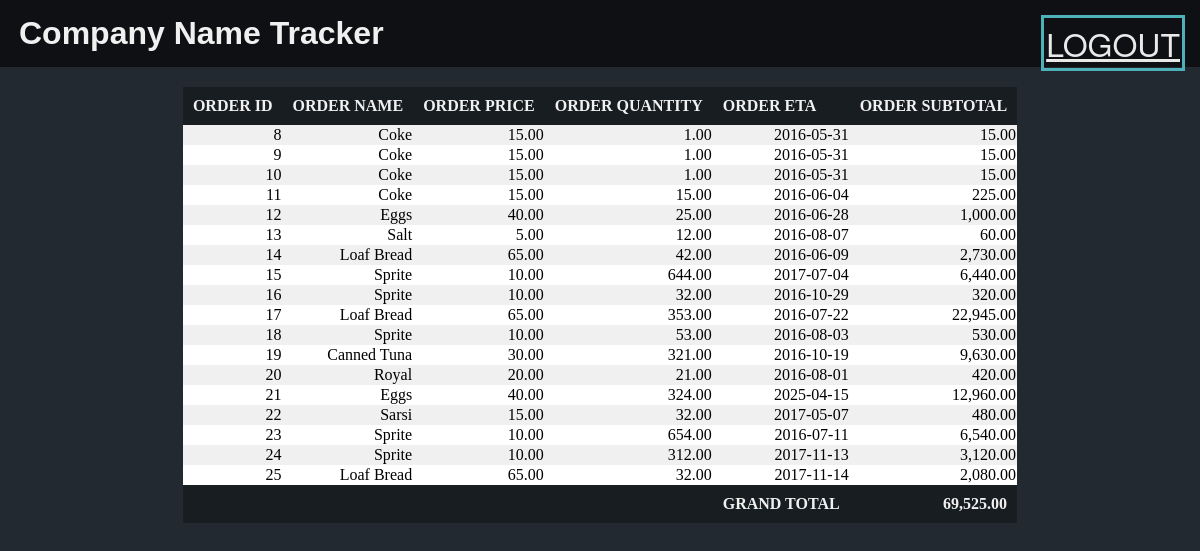
Page /realtime_order_tracking/view/OrderTracker.php (signed in) on the committed database.
### tables this page shows
CREATE TABLE `orders` (
  `order_id` int(11) NOT NULL AUTO_INCREMENT,
  `order_item` int(11) NOT NULL,
  `order_quantity` int(11) NOT NULL,
  `order_eta` date NOT NULL,
  PRIMARY KEY (`order_id`)
);

CREATE TABLE `items` (
  `item_id` int(11) NOT NULL AUTO_INCREMENT,
  `item_name` varchar(45) NOT NULL,
  `item_price` decimal(12,4) NOT NULL,
  PRIMARY KEY (`item_id`),
  UNIQUE KEY `item_id_UNIQUE` (`item_id`)
);

### realtime_order_tracking/model/DatabaseHandler.php (called while the page is built, shortened)
<?php
	class DatabaseHandler{
		var $username, $password;
		var $host, $current_DB;
		function __construct($host='localhost', $username = 'order_tracker_user', $password = 'order_tracker_pw', $db = 'realtime_order_tracker_db'){
			$this->host = $host;
			$this->username = $username;
			$this->password = $password;
			$this->db = $db;
		}
		function connectDB(){
			$db = new mysqli($this->host, $this->username, $this->password, $this->db);
			return $db;
		}
		function getOrders(){
			$db = $this->connectDB();
			$statement = mysqli_prepare($db,"SELECT a.order_id , b.item_name, b.item_price,
											a.order_quantity, a.order_eta
											FROM orders a
											INNER JOIN items b ON a.order_item = b.item_id");
			$statement->execute();
			$result = $statement->get_result();
			while($row = MYSQLI_fetch_ASSOC($result)){
				$orders[] = $row;
			}
			return $orders;
		}
		function getGrandTotal(){
			$db = $this->connectDB();
			$gTotal = 0;
			$statement = mysqli_prepare($db,"SELECT SUM(a.order_quantity * b.item_price) AS GRAND_TOTAL
											FROM orders a
											INNER JOIN items b ON a.order_item = b.item_id");
			$statement->execute();
			$result = $statement->get_result();
			while($row = MYSQLI_fetch_ASSOC($result)){
				$gTotal = $row['GRAND_TOTAL'];
			}
			return $gTotal;
		}
	}
?>

### realtime_order_tracking/controller/OrderTrackerController.php (called while the page is built, shortened)
<?php
require_once '..\\model\\DatabaseHandler.php';
class OrderTrackerController{
	var $dbHandler;
	function __construct(){
		$this->dbHandler = new DatabaseHandler();
	}
	function  getOrders(){
		return $this->dbHandler->getOrders();
	}
	function getSubTotal($price, $quantity){
		return $price* $quantity;
	}
	function getGrandTotal(){
		return $this->dbHandler->getGrandTotal();
	}
}
?>

### realtime_order_tracking/view/OrderTracker.php (the view, shortened to what this page needs)
<!DOCTYPE HTML>
<?php
require_once '..\\controller\\OrderTrackerController.php';
$controller = new OrderTrackerController();
?>
<html>
	<head>
	<link rel = "stylesheet"  type="text/css" href="../styles/basic_style.css"/>
	</head>
	<body>
		<div class = "nav">
			<span class = "title">Company Name Tracker</span>
			<a class = "logout" href= "Login.php?way=logout">LOGOUT</a>
		</div>
		<div class = "main">
			<table class = "orderTable">
				<tr>
					<td class = "orderHeader">ORDER ID</td>
					<td class = "orderHeader">ORDER NAME</td>
					<td class = "orderHeader">ORDER PRICE</td>
					<td class = "orderHeader">ORDER QUANTITY</td>
					<td class = "orderHeader">ORDER ETA</td>
					<td class = "orderHeader">ORDER SUBTOTAL</td>
				</tr>
				<?php
					foreach ($controller->getOrders() as $orderInfo){
						ECHO '	<tr class = "orderItem" style= "background-color:' .
																($orderInfo["order_id"] % 2 ? "#FFFFFF":"#F0F0F0"). '">' .
									'<td class = "orderId">' . $orderInfo["order_id"] . '</td>' .
									'<td class = "orderName">' . $orderInfo["item_name"] . '</td>' .
									'<td class = "orderPrice">' . number_format($orderInfo["item_price"],2) . '</td>' .
									'<td class = "orderQuantity">' . number_format($orderInfo["order_quantity"],2) . '</td>' .
									'<td class = "orderETA">' . $orderInfo["order_eta"] . '</td>' .
									'<td class = "orderSubTotal">' . number_format($controller->getSubTotal($orderInfo["item_price"], $orderInfo["order_quantity"]),2) . '</td>' .
								'</tr>';
					}
				?>
				<tr>
						<td class = "orderFooter"></td>
						<td class = "orderFooter"></td>
						<td class = "orderFooter"></td>
						<td class = "orderFooter"></td>
						<td class = "orderFooter">GRAND TOTAL</td>
						<td class = "orderGtotal"><?php ECHO number_format($controller->getGrandTotal(),2)?></td>
				</tr>
			</table>
		</div>
	</body>
</html>

### realtime_order_tracking/styles/basic_style.css (style rules this page uses)
body { background-color: #222930; padding: 0px; margin: 0px; }
.nav { background-color: rgba(0,0,0,.6); padding: 15px; }
.title, .logout { font-size: 2em; }
.title { font-family: 'Oswald', sans-serif; font-weight: bold; color:#F0F0F0; text-align:left; }
.logout { font-family: Helvetica Neue, Helvetica, Arial, sans-serif; font-weight:1; padding: 2px; border-color: #4EB1BA; border-width: 3px; border-style: solid; color:#E9E9E9; float: right; }
.main { padding:20px; }
.orderTable { align: center; border-collapse: collapse; border-spacing: 0; vertical-align:middle; margin:auto; }
.orderItem,.orderFooter,.orderGtotal { text-align: right; }
.orderHeader,.orderFooter,.orderGtotal { padding: 10px; background-color:rgba(0,0,0,.3);; font-weight: bold; color:#F0F0F0; border-color:#000000; }

### rows in the picture
orders: order_id "8", items.item_name "Coke", items.item_price "15.00", order_quantity "1.00", order_eta "2016-05-31", order_quantity.item_price "15.00"
orders: order_id "9", items.item_name "Coke", items.item_price "15.00", order_quantity "1.00", order_eta "2016-05-31", order_quantity.item_price "15.00"
orders: order_id "10", items.item_name "Coke", items.item_price "15.00", order_quantity "1.00", order_eta "2016-05-31", order_quantity.item_price "15.00"
orders: order_id "11", items.item_name "Coke", items.item_price "15.00", order_quantity "15.00", order_eta "2016-06-04", order_quantity.item_price "225.00"
orders: order_id "12", items.item_name "Eggs", items.item_price "40.00", order_quantity "25.00", order_eta "2016-06-28", order_quantity.item_price "1,000.00"
orders: order_id "13", items.item_name "Salt", items.item_price "5.00", order_quantity "12.00", order_eta "2016-08-07", order_quantity.item_price "60.00"
orders: order_id "14", items.item_name "Loaf Bread", items.item_price "65.00", order_quantity "42.00", order_eta "2016-06-09", order_quantity.item_price "2,730.00"
orders: order_id "15", items.item_name "Sprite", items.item_price "10.00", order_quantity "644.00", order_eta "2017-07-04", order_quantity.item_price "6,440.00"
orders: order_id "16", items.item_name "Sprite", items.item_price "10.00", order_quantity "32.00", order_eta "2016-10-29", order_quantity.item_price "320.00"
orders: order_id "17", items.item_name "Loaf Bread", items.item_price "65.00", order_quantity "353.00", order_eta "2016-07-22", order_quantity.item_price "22,945.00"
orders: order_id "18", items.item_name "Sprite", items.item_price "10.00", order_quantity "53.00", order_eta "2016-08-03", order_quantity.item_price "530.00"
orders: order_id "19", items.item_name "Canned Tuna", items.item_price "30.00", order_quantity "321.00", order_eta "2016-10-19", order_quantity.item_price "9,630.00"
orders: order_id "20", items.item_name "Royal", items.item_price "20.00", order_quantity "21.00", order_eta "2016-08-01", order_quantity.item_price "420.00"
orders: order_id "21", items.item_name "Eggs", items.item_price "40.00", order_quantity "324.00", order_eta "2025-04-15", order_quantity.item_price "12,960.00"
orders: order_id "22", items.item_name "Sarsi", items.item_price "15.00", order_quantity "32.00", order_eta "2017-05-07", order_quantity.item_price "480.00"
orders: order_id "23", items.item_name "Sprite", items.item_price "10.00", order_quantity "654.00", order_eta "2016-07-11", order_quantity.item_price "6,540.00"
orders: order_id "24", items.item_name "Sprite", items.item_price "10.00", order_quantity "312.00", order_eta "2017-11-13", order_quantity.item_price "3,120.00"
orders: order_id "25", items.item_name "Loaf Bread", items.item_price "65.00", order_quantity "32.00", order_eta "2017-11-14", order_quantity.item_price "2,080.00"

### other values in the picture
$controller->getGrandTotal() "69,525.00"
